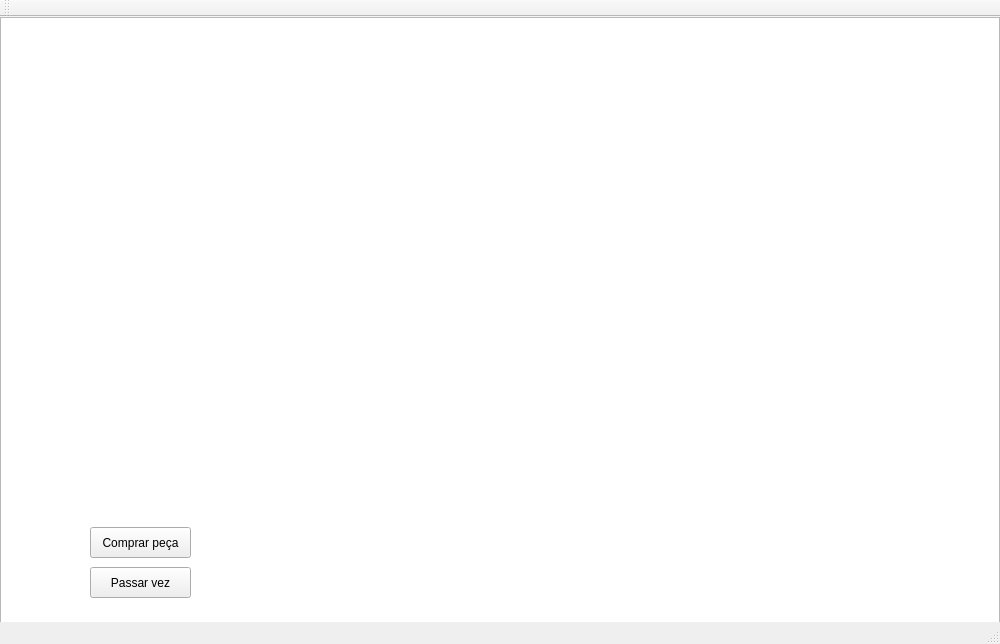
<?xml version="1.0" encoding="UTF-8"?>
<ui version="4.0">
 <class>MainWindow</class>
 <widget class="QMainWindow" name="MainWindow">
  <property name="geometry">
   <rect>
    <x>0</x>
    <y>0</y>
    <width>1000</width>
    <height>644</height>
   </rect>
  </property>
  <property name="minimumSize">
   <size>
    <width>1000</width>
    <height>500</height>
   </size>
  </property>
  <property name="windowTitle">
   <string>MainWindow</string>
  </property>
  <widget class="QWidget" name="centralWidget">
   <property name="minimumSize">
    <size>
     <width>1000</width>
     <height>600</height>
    </size>
   </property>
   <widget class="QGraphicsView" name="graphicsView">
    <property name="geometry">
     <rect>
      <x>0</x>
      <y>0</y>
      <width>1000</width>
      <height>800</height>
     </rect>
    </property>
    <property name="minimumSize">
     <size>
      <width>1000</width>
      <height>600</height>
     </size>
    </property>
   </widget>
   <widget class="QPushButton" name="passarVez">
    <property name="geometry">
     <rect>
      <x>90</x>
      <y>550</y>
      <width>101</width>
      <height>31</height>
     </rect>
    </property>
    <property name="text">
     <string>Passar vez</string>
    </property>
   </widget>
   <widget class="QPushButton" name="comprarPeca">
    <property name="geometry">
     <rect>
      <x>90</x>
      <y>510</y>
      <width>101</width>
      <height>31</height>
     </rect>
    </property>
    <property name="text">
     <string>Comprar peça</string>
    </property>
   </widget>
  </widget>
  <widget class="QMenuBar" name="menuBar">
   <property name="geometry">
    <rect>
     <x>0</x>
     <y>0</y>
     <width>1000</width>
     <height>22</height>
    </rect>
   </property>
   <property name="minimumSize">
    <size>
     <width>0</width>
     <height>0</height>
    </size>
   </property>
  </widget>
  <widget class="QToolBar" name="mainToolBar">
   <attribute name="toolBarArea">
    <enum>TopToolBarArea</enum>
   </attribute>
   <attribute name="toolBarBreak">
    <bool>false</bool>
   </attribute>
  </widget>
  <widget class="QStatusBar" name="statusBar"/>
 </widget>
 <layoutdefault spacing="6" margin="11"/>
 <resources/>
 <connections/>
</ui>
